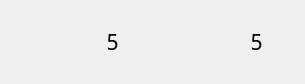
<?xml version="1.0" encoding="UTF-8"?>
<ui version="4.0">
 <class>CharacterStatusBar</class>
 <widget class="QWidget" name="CharacterStatusBar">
  <property name="geometry">
   <rect>
    <x>0</x>
    <y>0</y>
    <width>305</width>
    <height>84</height>
   </rect>
  </property>
  <property name="windowTitle">
   <string>Form</string>
  </property>
  <layout class="QHBoxLayout" name="horizontalLayout_3">
   <item>
    <widget class="QWidget" name="widget" native="true">
     <layout class="QHBoxLayout" name="horizontalLayout_2">
      <item>
       <widget class="QLabel" name="label_3">
        <property name="styleSheet">
         <string notr="true">border-image: url(:/fightUiImg/strength.svg);</string>
        </property>
        <property name="text">
         <string/>
        </property>
       </widget>
      </item>
      <item>
       <widget class="QLabel" name="ad">
        <property name="font">
         <font>
          <family>微软雅黑</family>
          <pointsize>16</pointsize>
         </font>
        </property>
        <property name="text">
         <string>5</string>
        </property>
        <property name="alignment">
         <set>Qt::AlignCenter</set>
        </property>
       </widget>
      </item>
     </layout>
    </widget>
   </item>
   <item>
    <widget class="QWidget" name="widget_2" native="true">
     <layout class="QHBoxLayout" name="horizontalLayout">
      <item>
       <widget class="QLabel" name="label_5">
        <property name="styleSheet">
         <string notr="true">border-image: url(:/fightUiImg/盾牌.svg);</string>
        </property>
        <property name="text">
         <string/>
        </property>
       </widget>
      </item>
      <item>
       <widget class="QLabel" name="de">
        <property name="font">
         <font>
          <family>微软雅黑</family>
          <pointsize>16</pointsize>
         </font>
        </property>
        <property name="text">
         <string>5</string>
        </property>
        <property name="alignment">
         <set>Qt::AlignCenter</set>
        </property>
       </widget>
      </item>
     </layout>
    </widget>
   </item>
  </layout>
 </widget>
 <resources/>
 <connections/>
</ui>
